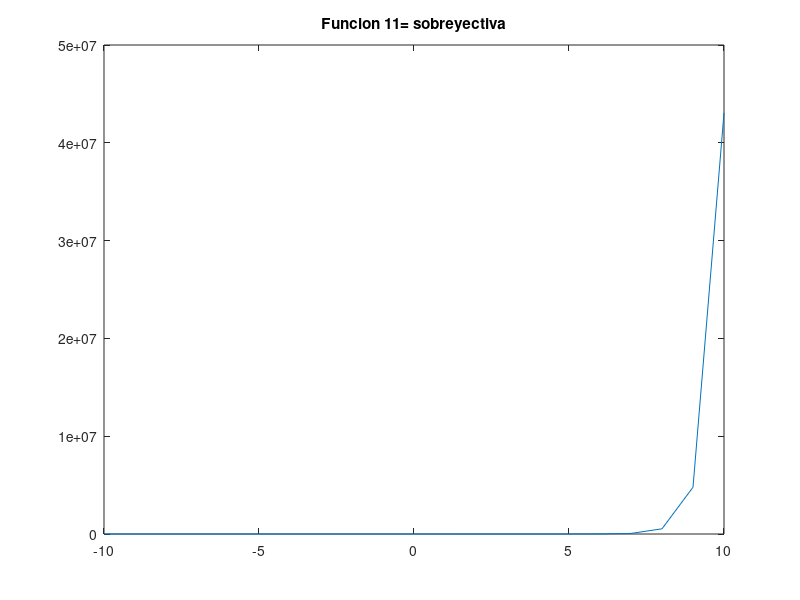

Reproduce this figure in MATLAB.
% Script de Octave
% Titulo      :Funciones trascendentes
% Author      :Astrit Lariza Garcia Castillo
% Date        :20211123
% Version     :1
% Usage       :octave> cd /path/
% Notes       :Requiere aplicacion octave 


clear


x= -10:1:10;
 
fx= (9).^(x-2);

plot(x, fx);


title(['Funcion 11= sobreyectiva']);
disp("Esta funcion es subrayectiva por que ningun elemento del codominio y sobra respecto al dominio");
disp("Esta funcion no es inyectiva porque al trazar una rectar hacia el eje x, esta corta mas de un punto la recta");
disp("Por lo tanto no puede ser biyectiva por que no cumple con ambas clasificaciones");